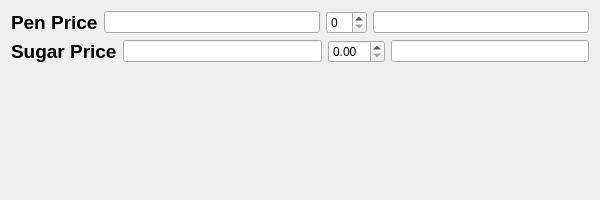
<?xml version="1.0" encoding="UTF-8"?>
<ui version="4.0">
 <class>Form</class>
 <widget class="QWidget" name="Form">
  <property name="geometry">
   <rect>
    <x>0</x>
    <y>0</y>
    <width>600</width>
    <height>200</height>
   </rect>
  </property>
  <property name="windowTitle">
   <string>Form</string>
  </property>
  <layout class="QVBoxLayout" name="verticalLayout">
   <item>
    <layout class="QHBoxLayout" name="horizontalLayout">
     <item>
      <widget class="QLabel" name="label">
       <property name="font">
        <font>
         <pointsize>14</pointsize>
         <weight>75</weight>
         <bold>true</bold>
        </font>
       </property>
       <property name="text">
        <string>Pen Price</string>
       </property>
      </widget>
     </item>
     <item>
      <widget class="QLineEdit" name="pen_price"/>
     </item>
     <item>
      <widget class="QSpinBox" name="sb"/>
     </item>
     <item>
      <widget class="QLineEdit" name="total_pen_price"/>
     </item>
    </layout>
   </item>
   <item>
    <layout class="QHBoxLayout" name="horizontalLayout_2">
     <item>
      <widget class="QLabel" name="label_2">
       <property name="font">
        <font>
         <pointsize>14</pointsize>
         <weight>75</weight>
         <bold>true</bold>
        </font>
       </property>
       <property name="text">
        <string>Sugar Price</string>
       </property>
      </widget>
     </item>
     <item>
      <widget class="QLineEdit" name="sugar_price"/>
     </item>
     <item>
      <widget class="QDoubleSpinBox" name="doubleSpinBox"/>
     </item>
     <item>
      <widget class="QLineEdit" name="total_suga_price"/>
     </item>
    </layout>
   </item>
   <item>
    <widget class="QLabel" name="total">
     <property name="font">
      <font>
       <pointsize>16</pointsize>
       <weight>75</weight>
       <bold>true</bold>
       <underline>true</underline>
      </font>
     </property>
     <property name="text">
      <string/>
     </property>
    </widget>
   </item>
  </layout>
 </widget>
 <resources/>
 <connections/>
</ui>
